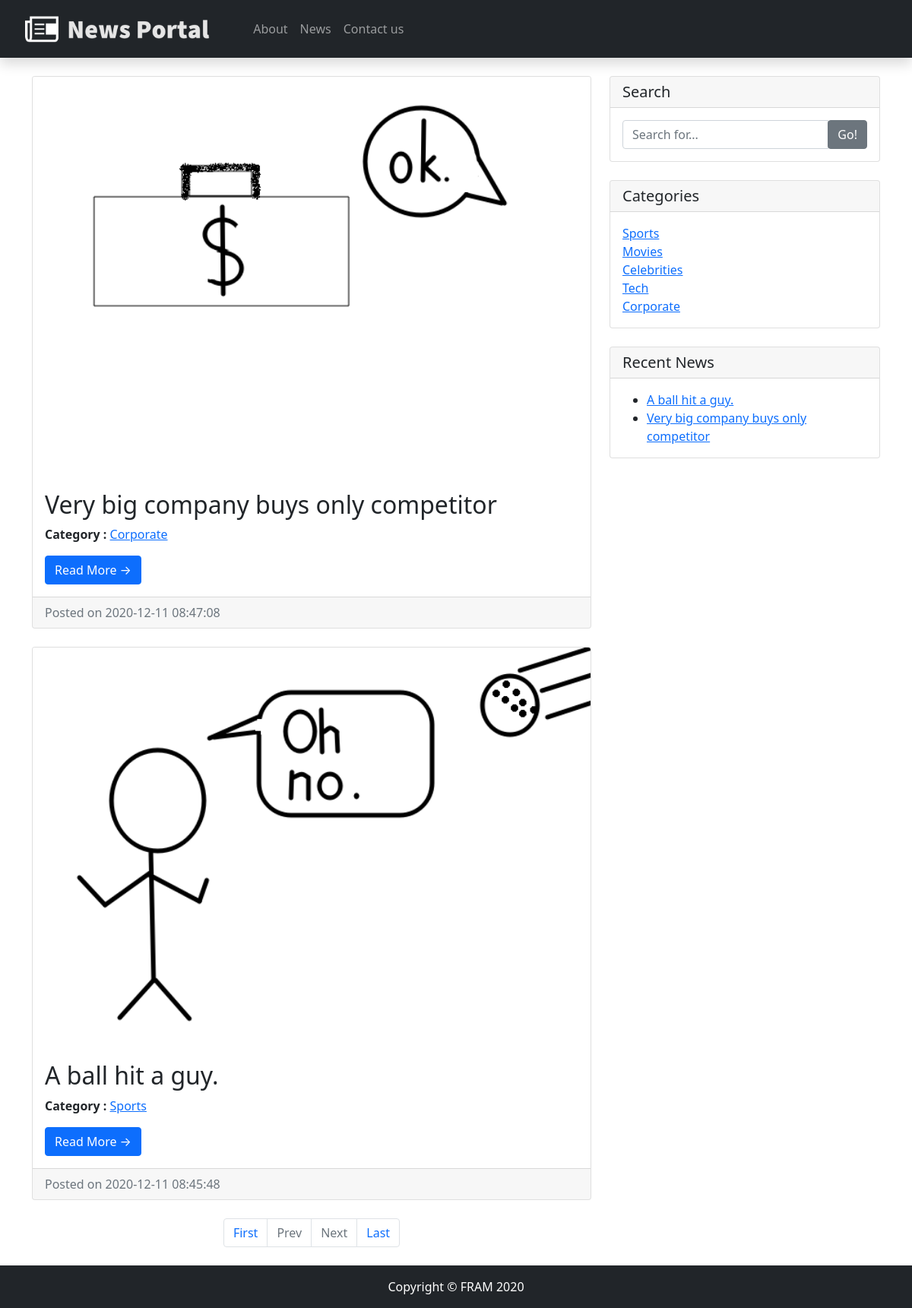
The page / on the database its author committed.
### tables this page shows
CREATE TABLE `tblposts` (
  `id` int(11) NOT NULL,
  `PostTitle` longtext DEFAULT NULL,
  `CategoryId` int(11) DEFAULT NULL,
  `SubCategoryId` int(11) DEFAULT NULL,
  `OrigPostDetails` longtext DEFAULT NULL,
  `PostDetails` longtext DEFAULT NULL,
  `PostingDate` timestamp NULL DEFAULT current_timestamp(),
  `UpdationDate` timestamp NULL DEFAULT NULL ON UPDATE current_timestamp(),
  `Is_Active` int(1) DEFAULT NULL,
  `PostUrl` mediumtext DEFAULT NULL,
  `PostImage` varchar(255) DEFAULT NULL
);

CREATE TABLE `tblcategory` (
  `id` int(11) NOT NULL,
  `CategoryName` varchar(200) DEFAULT NULL,
  `Description` mediumtext DEFAULT NULL,
  `PostingDate` timestamp NULL DEFAULT current_timestamp(),
  `UpdationDate` timestamp NULL DEFAULT '0000-00-00 00:00:00' ON UPDATE current_timestamp(),
  `Is_Active` int(1) DEFAULT NULL
);

### index.php (the view, shortened to what this page needs)
<?php
include('includes/config.php');
?>
<!DOCTYPE html>
<html lang="en">
<head>
    <link href="vendor/bootstrap/css/bootstrap.min.css" rel="stylesheet">
    <link href="css/modern-business.css" rel="stylesheet">
</head>
<body>
    <div class="d-flex flex-column min-vh-100">
        <?php include('includes/header.php'); ?>
        <div class="container flex-fill">
            <div class="row mt-4">
                <div class="col-md-8">
                    <?php
                    if (isset($_GET['pageno'])) {
                        $pageno = $_GET['pageno'];
                    } else {
                        $pageno = 1;
                    }
                    $no_of_records_per_page = 8;
                    $offset = ($pageno - 1) * $no_of_records_per_page;
                    $total_pages_sql = "SELECT COUNT(*) FROM tblposts";
                    $result = mysqli_query($con, $total_pages_sql);
                    $total_rows = mysqli_fetch_array($result)[0];
                    $total_pages = ceil($total_rows / $no_of_records_per_page);
                    $query = mysqli_query($con, "select tblposts.id as pid,tblposts.PostTitle as posttitle,tblposts.PostImage,tblcategory.CategoryName as category,tblcategory.id as cid,tblsubcategory.Subcategory as subcategory,tblposts.PostDetails as postdetails,tblposts.PostingDate as postingdate,tblposts.PostUrl as url from tblposts left join tblcategory on tblcategory.id=tblposts.CategoryId left join  tblsubcategory on  tblsubcategory.SubCategoryId=tblposts.SubCategoryId where tblposts.Is_Active=1 order by tblposts.id desc  LIMIT $offset, $no_of_records_per_page");
                    while ($row = mysqli_fetch_array($query)) {
                    ?>
                        <div class="card mb-4">
                            <img class="card-img-top" src="admin/postimages/<?php echo htmlentities($row['PostImage']); ?>" alt="<?php echo htmlentities($row['posttitle']); ?>">
                            <div class="card-body">
                                <h2 class="card-title"><?php echo htmlentities($row['posttitle']); ?></h2>
                                <p><b>Category : </b> <a href="category.php?catid=<?php echo htmlentities($row['cid']) ?>"><?php echo htmlentities($row['category']); ?></a>
                                </p>
                                <a href="news-details.php?nid=<?php echo htmlentities($row['pid']) ?>" class="btn btn-primary">Read More &rarr;</a>
                            </div>
                            <div class="card-footer text-muted">
                                Posted on <?php echo htmlentities($row['postingdate']); ?>
                            </div>
                        </div>
                    <?php } ?>
                    <ul class="pagination justify-content-center mb-4">
                        <li class="page-item"><a href="?pageno=1" class="page-link">First</a></li>
                        <li class="<?php if ($pageno <= 1) {
                                        echo 'disabled';
                                    } ?> page-item">
                            <a href="<?php if ($pageno <= 1) {
                                            echo '#';
                                        } else {
                                            echo "?pageno=" . ($pageno - 1);
                                        } ?>" class="page-link">Prev</a>
                        </li>
                        <li class="<?php if ($pageno >= $total_pages) {
                                        echo 'disabled';
                                    } ?> page-item">
                            <a href="<?php if ($pageno >= $total_pages) {
                                            echo '#';
                                        } else {
                                            echo "?pageno=" . ($pageno + 1);
                                        } ?> " class="page-link">Next</a>
                        </li>
                        <li class="page-item"><a href="?pageno=<?php echo $total_pages; ?>" class="page-link">Last</a></li>
                    </ul>
                </div>
                <?php include('includes/sidebar.php'); ?>
            </div>
        </div>
        <?php include('includes/footer.php'); ?>
    </head>
</body>
</html>

### includes/header.php (shortened to what this page needs)
<nav class="navbar shadow sticky-top navbar-expand-lg navbar-dark bg-dark">
    <div class="container-fluid">
        <a class="navbar-brand" href="index.php"><img src="images/logo.png" height="50"></a>
        <div class="collapse navbar-collapse" id="navbarResponsive">
            <ul class="navbar-nav me-auto">
                <li class="nav-item">
                    <a class="nav-link" href="about-us.php">About</a>
                </li>
                <li class="nav-item">
                    <a class="nav-link" href="index.php">News</a>
                </li>
                <li class="nav-item">
                    <a class="nav-link" href="contact-us.php">Contact us</a>
                </li>
            </ul>
        </div>
    </div>
</nav>

### includes/sidebar.php
<div class="col-md-4">
    <div class="card mb-4">
        <h5 class="card-header">Search</h5>
        <div class="card-body">
            <form name="search" action="search.php" method="post">
                <div class="input-group">
                    <input type="text" name="searchtitle" class="form-control" placeholder="Search for..." required>
                    <span class="input-group-btn">
                        <button class="btn btn-secondary" type="submit">Go!</button>
                    </span>
            </form>
        </div>
    </div>
</div>
<div class="card my-4">
    <h5 class="card-header">Categories</h5>
    <div class="card-body">
        <div class="row">
            <div class="col-lg-6">
                <ul class="list-unstyled mb-0">
                    <?php $query = mysqli_query($con, "select id,CategoryName from tblcategory");
                      while ($row = mysqli_fetch_array($query)) {
                      ?>
                        <li>
                            <a href="category.php?catid=<?php echo htmlentities($row['id']) ?>"><?php echo htmlentities($row['CategoryName']); ?></a>
                        </li>
                    <?php } ?>
                </ul>
            </div>
        </div>
    </div>
</div>
<div class="card mt-4">
    <h5 class="card-header">Recent News</h5>
    <div class="card-body">
        <ul class="mb-0">
            <?php
              $query = mysqli_query($con, "select tblposts.id as pid,tblposts.PostTitle as posttitle from tblposts left join tblcategory on tblcategory.id=tblposts.CategoryId left join  tblsubcategory on  tblsubcategory.SubCategoryId=tblposts.SubCategoryId limit 8");
              while ($row = mysqli_fetch_array($query)) {
              ?>
                <li>
                    <a href="news-details.php?nid=<?php echo htmlentities($row['pid']) ?>"><?php echo htmlentities($row['posttitle']); ?></a>
                </li>
            <?php } ?>
        </ul>
    </div>
</div>
</div>

### includes/footer.php
<footer class="footer py-3 bg-dark">
    <p class="m-0 text-center text-white">Copyright &copy; FRAM 2020</p>
</footer>

### rows shown on the page
tblposts: PostImage (picture), PostTitle "Very big company buys only competitor", CategoryId.CategoryName "Corporate", PostingDate "2020-12-11 08:47:08"
tblposts: PostImage (picture), PostTitle "A ball hit a guy.", CategoryId.CategoryName "Sports", PostingDate "2020-12-11 08:45:48"
tblcategory: CategoryName "Sports"
tblcategory: CategoryName "Movies"
tblcategory: CategoryName "Celebrities"
tblcategory: CategoryName "Tech"
tblcategory: CategoryName "Corporate"
